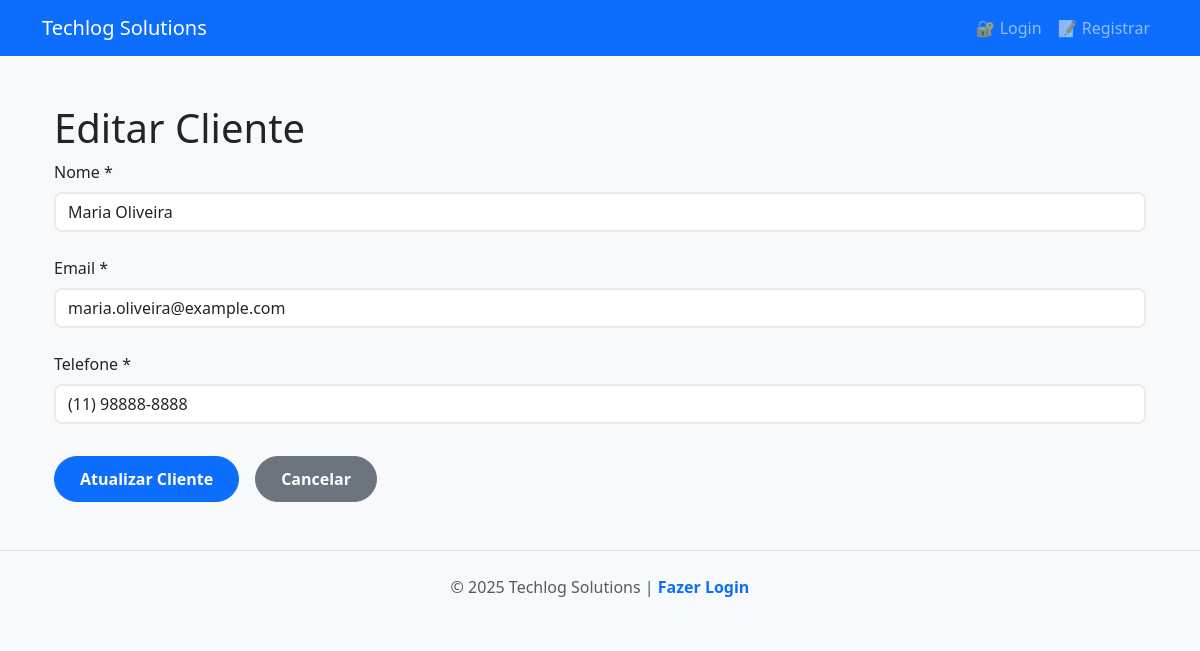
The page /clientes/2 on the database its author committed.
### tables this page shows
CREATE TABLE clientes (
                    id INTEGER PRIMARY KEY AUTOINCREMENT,
                    nome TEXT NOT NULL,
                    email TEXT NOT NULL,
                    telefone TEXT NOT NULL
                );

### src/router/cliente.py (the view)
@front_router.get("/{client_id}", response_class=HTMLResponse)
async def front_page_cliente(client_id: int, request: Request, cliente_repository: Annotated['ClientRepository', Depends(get_client_repository)]):
    cliente = await cliente_repository.get_client_by_id(client_id)
    if not cliente:
        raise HTTPException(status_code=404, detail="Cliente não encontrado")
    return templates.TemplateResponse(
        request=request,
        name="clientes-form.html",
        context={
            "request": request,
            "cliente": cliente,
            "titulo": f"Detalhes do Cliente {cliente.nome}",
            "descricao": f"Informações detalhadas sobre o cliente {cliente.nome}.",
        },
    )

### templates/clientes-form.html (shortened to what this page needs)
{% extends "base.html" %}
{% block conteudo %}
<div class="container">
    <h1>{{ 'Editar' if cliente else 'Cadastrar Novo' }} Cliente {{cliente_id}}</h1>
    <form id="formCliente" class="form-cliente">
        <div class="form-group">
            <label for="nome">Nome *</label>
            <input type="text" id="nome" name="nome" class="form-control" value="{{ cliente.nome if cliente else '' }}" required>
        </div>
        <div class="form-group">
            <label for="email">Email *</label>
            <input type="email" id="email" name="email" class="form-control" value="{{ cliente.email if cliente else '' }}" required>
        </div>
        <div class="form-group">
            <label for="telefone">Telefone *</label>
            <input type="tel" id="telefone" name="telefone" class="form-control" placeholder="(00) 00000-0000" value="{{ cliente.telefone if cliente else '' }}" required>
        </div>
        <div class="form-actions">
            <button type="submit" class="btn btn-primary">{{ 'Atualizar' if cliente else 'Cadastrar' }} Cliente</button>
            <a href="/clientes" class="btn btn-secondary">Cancelar</a>
        </div>
    </form>
</div>
{% endblock %}

### static/css/style.css (style rules this page uses)
:root { --primary-color: #0d6efd; --secondary-color: #6c757d; --success-color: #198754; --danger-color: #dc3545; --warning-color: #ffc107; --info-color: #0dcaf0; --light-bg: #f8f9fa; --dark-text: #212529; --border-radius: 8px; --transition: all 0.3s ease; }
body { font-family: 'Segoe UI', Tahoma, Geneva, Verdana, sans-serif; background-color: var(--light-bg); color: var(--dark-text); }
.btn { border-radius: 50px; padding: 10px 25px; font-weight: 600; transition: var(--transition); }
.form-control, .form-select { border-radius: var(--border-radius); border: 2px solid #e9ecef; transition: var(--transition); }
.form-group { margin-bottom: 1.5rem; }
.form-group label { display: block; margin-bottom: 0.5rem; font-weight: 500; }
.form-actions { margin-top: 2rem; display: flex; gap: 1rem; }

### rows shown on the page
clientes: nome "Maria Oliveira", email "maria.oliveira@example.com", telefone "(11) 98888-8888"

### other values the page prints
{{ 'Editar' if cliente else 'Cadastrar Novo' }} "Editar"
{{ 'Atualizar' if cliente else 'Cadastrar' }} "Atualizar"
